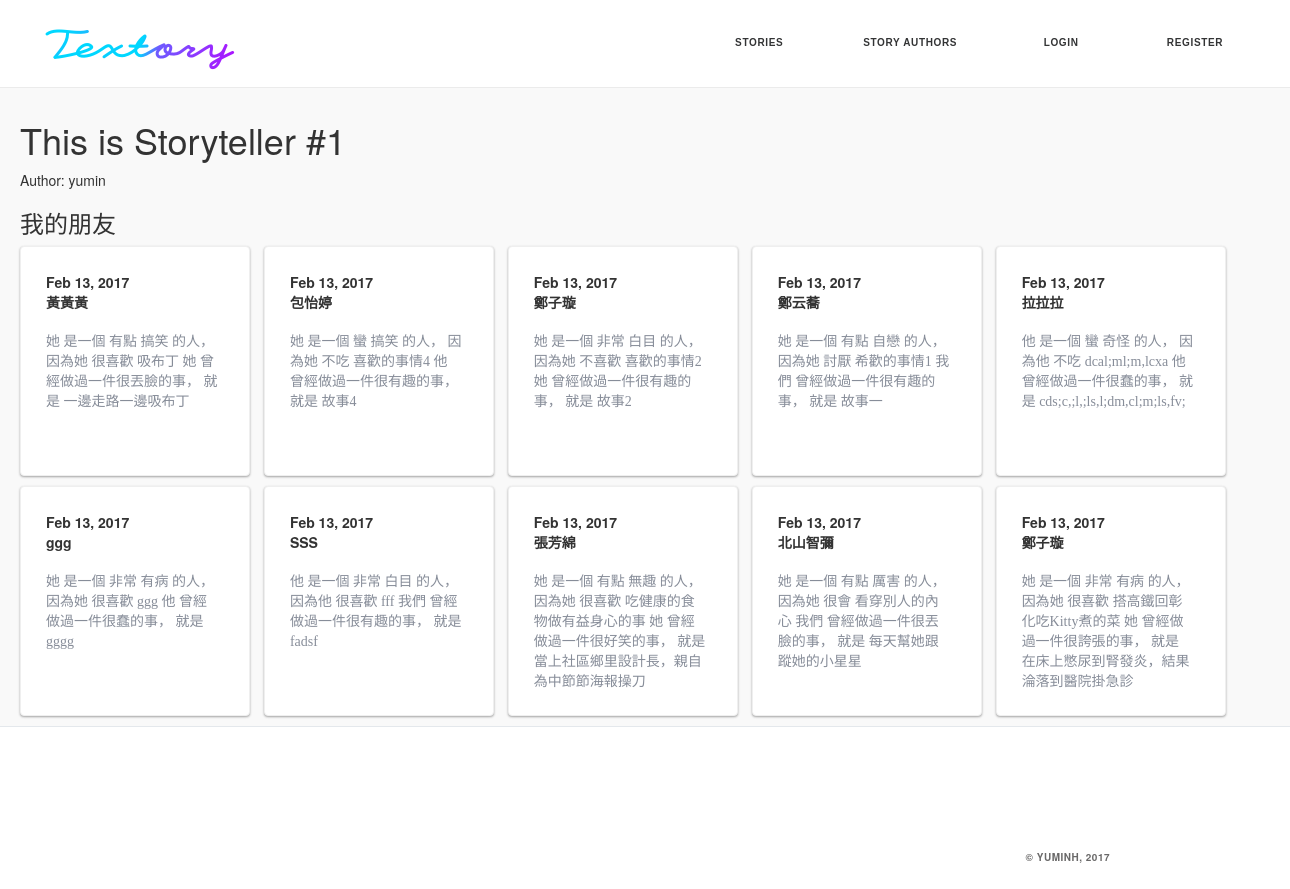
The page /storyauthor/1 on the database as committed earlier.
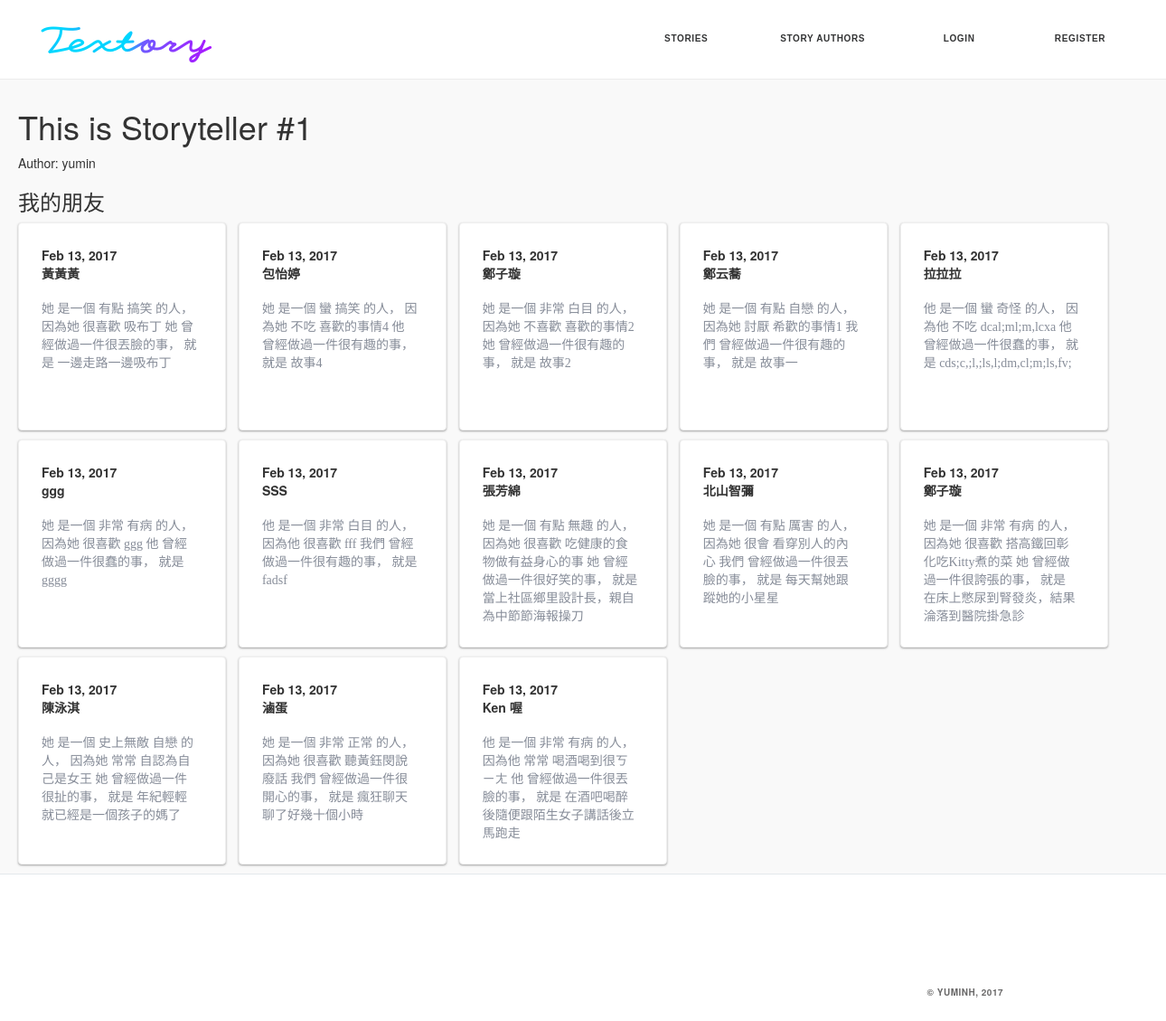
The same page on the database as committed later.
### story/models.py (models this page shows, shortened)
class Story(models.Model):
    author = models.ForeignKey(StoryAuthor, related_name='storys',null=True)
    sb_thing = models.CharField(max_length=30,null=True)
    sb_story = models.CharField(max_length=30,null=True)
    sb_name = models.CharField(max_length=30,null=True)
    SB_GENDER = (
        ('他','他'),
        ('她','她'),
    )
    sb_gender = models.CharField(max_length = 100,null=True,choices = SB_GENDER, )
    SB_ADV = (
        ('有點','有點'),
        ('非常','非常'),
        ('蠻','蠻'),
        ('超級','超級'),
        ('史上無敵','史上無敵'),
    )
    sb_adv = models.CharField(max_length = 100,null=True,choices = SB_ADV)
    SB_ADJ = (
        ('奇怪','奇怪'),
        ('白目','白目'),
        ('有病','有病'),
        ('自戀','自戀'),
        ('搞笑','搞笑'),
        ('孤僻','孤僻'),
        ('嚴肅','嚴肅'),
        ('無趣','無趣'),
        ('冷靜','冷靜'),
        ('可怕','可怕'),
        ('呆呆','呆呆'),
        ('萌萌','萌萌'),
        ('厲害','厲害'),
        ('正常','正常'),
        ('懶惰','懶惰'),
    )
    sb_adj = models.CharField(max_length = 100,null=True,choices = SB_ADJ)
    SB_ABOUT = (
        ('很喜歡','很喜歡'),
        ('不喜歡','不喜歡'),
        ('不吃','不吃'),
        ('討厭','討厭'),
        ('怕','怕'),
        ('常常','常常'),
        ('很會','很會'),
    )
    sb_about = models.CharField(max_length = 100,null=True,choices = SB_ABOUT)
    WHO = (
        ('我們','我們'),
        ('他','他'),
        ('她','她'),
    )
    who = models.CharField(max_length = 100,null=True,choices = WHO)
    STH_ADJ = (
        ('扯','扯'),
        ('蠢','蠢'),
        ('煩','煩'),
        ('有趣','有趣'),
        ('好笑','好笑'),
        ('丟臉','丟臉'),
        ('瘋狂','瘋狂'),
        ('誇張','誇張'),
        ('無聊','無聊'),
        ('幼稚','幼稚'),
        ('難忘','難忘'),
        ('開心','開心'),
    )
    sth_adj = models.CharField(max_length = 100,null=True,choices = STH_ADJ)
    ITJCTS = (
        ('哎','哎'),
        ('哈哈','哈哈'),
        ('呵呵','呵呵'),
        ('顆顆','顆顆'),
    )
    itjcts = models.CharField(max_length = 100,null=True,choices = ITJCTS)
    MARK = (
        ('~','~'),
        ('!','!'),
        ('!!!','!!!'),
        ('XD','XD'),
        ('>///<','>///<'),
        ('^^','^^'),
        (':)',':)'),
        ('。','。'),
    )
    mark = models.CharField(max_length = 100,null=True,choices = MARK)
    created_date = models.DateTimeField(
            default=timezone.now)
    published_date = models.DateTimeField(
            blank=True, null=True)

### story/views.py (the view)
# urls.py: url(r'^storyauthor/(?P<pk>\d+)$', views.StoryListbyAuthorView.as_view(), name='storys_by_author'),
class StoryListbyAuthorView(generic.ListView):
    model = Story
    template_name = 'story/story_list_by_author.html'
    def get_queryset(self):
        id = self.kwargs['pk']
        target_author=get_object_or_404(StoryAuthor, pk = id)
        return Story.objects.filter(author=target_author)
    def get_context_data(self, **kwargs):
        context = super(StoryListbyAuthorView, self).get_context_data(**kwargs)
        context['author'] = get_object_or_404(StoryAuthor, pk = self.kwargs['pk'])
        return context

### story/models.py (called while the page is built)
    def __str__(self):
        return self.user.username

### story/templates/story/story_list_by_author.html (shortened to what this page needs)
{% extends 'story/base.html' %}
{% block body %}
  <div class="container">
    <h1>This is Storyteller #{{ author.id }}</h1>
    <p>Author: {{ author }}</p>
    {% if story_list %}
    <h3>我的朋友</h3>
    {% for story in story_list %}
    <a href="{% url 'story_detail' pk=story.pk %}" style="font-weight: 700;">
    <div class="about_page__tweet">
      <span>Feb 13, 2017</span>
      <br>
      {{ story.sb_name }}
      <br><br>
      <p style="font-size:14px; font-family: Noto Sans TC; font-weight: 300; color:#878d99;">
      {{ story.sb_gender }} 是一個 {{ story.sb_adv }} {{ story.sb_adj }} 的人，
      因為{{ story.sb_gender }} {{ story.sb_about }} {{ story.sb_thing }}
      {{ story.who }} 曾經做過一件很{{ story.sth_adj }}的事，
      就是 {{ story.sb_story }}
      <br>
      </p>
    </div>
    </a>
    {% endfor %}
    {% else %}
      <p>This blogger hasn't posted anything yet.</p>
    {% endif %}
  </div>
{% endblock %}

Rows that differ between the two databases and show on the page:
added Story: sb_name "陳泳淇", sb_gender "她", sb_adv "史上無敵", sb_adj "自戀", sb_about "常常", sb_thing "自認為自己是女王", who "她", sth_adj "扯", sb_story "年紀輕輕就已經是一個孩子的媽了"
added Story: sb_name "滷蛋", sb_gender "她", sb_adv "非常", sb_adj "正常", sb_about "很喜歡", sb_thing "聽黃鈺閔說廢話", who "我們", sth_adj "開心", sb_story "瘋狂聊天聊了好幾十個小時"
added Story: sb_name "Ken 喔", sb_gender "他", sb_adv "非常", sb_adj "有病", sb_about "常常", sb_thing "喝酒喝到很ㄎㄧㄤ", who "他", sth_adj "丟臉", sb_story "在酒吧喝醉後隨便跟陌生女子講話後立馬跑走"
